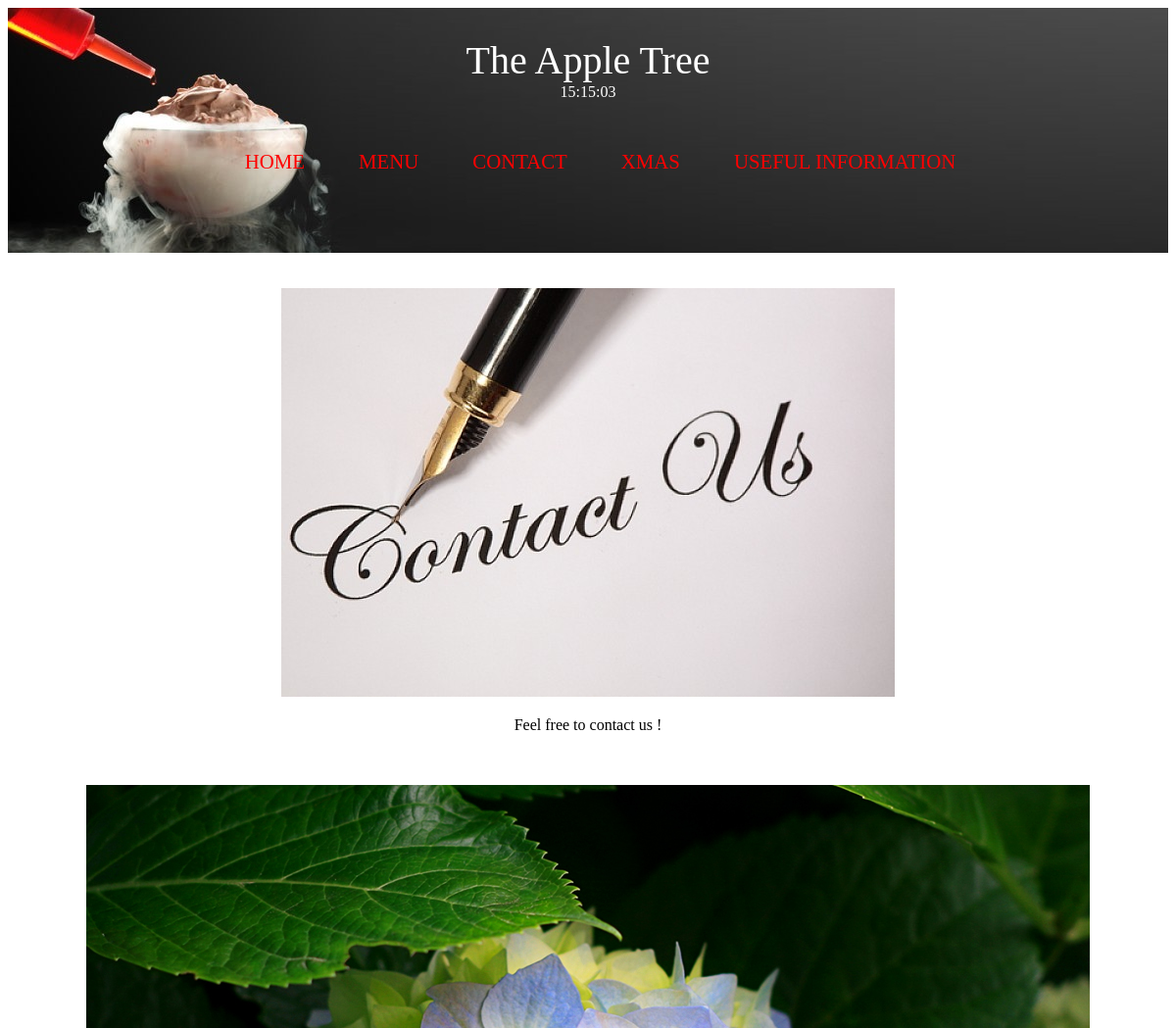
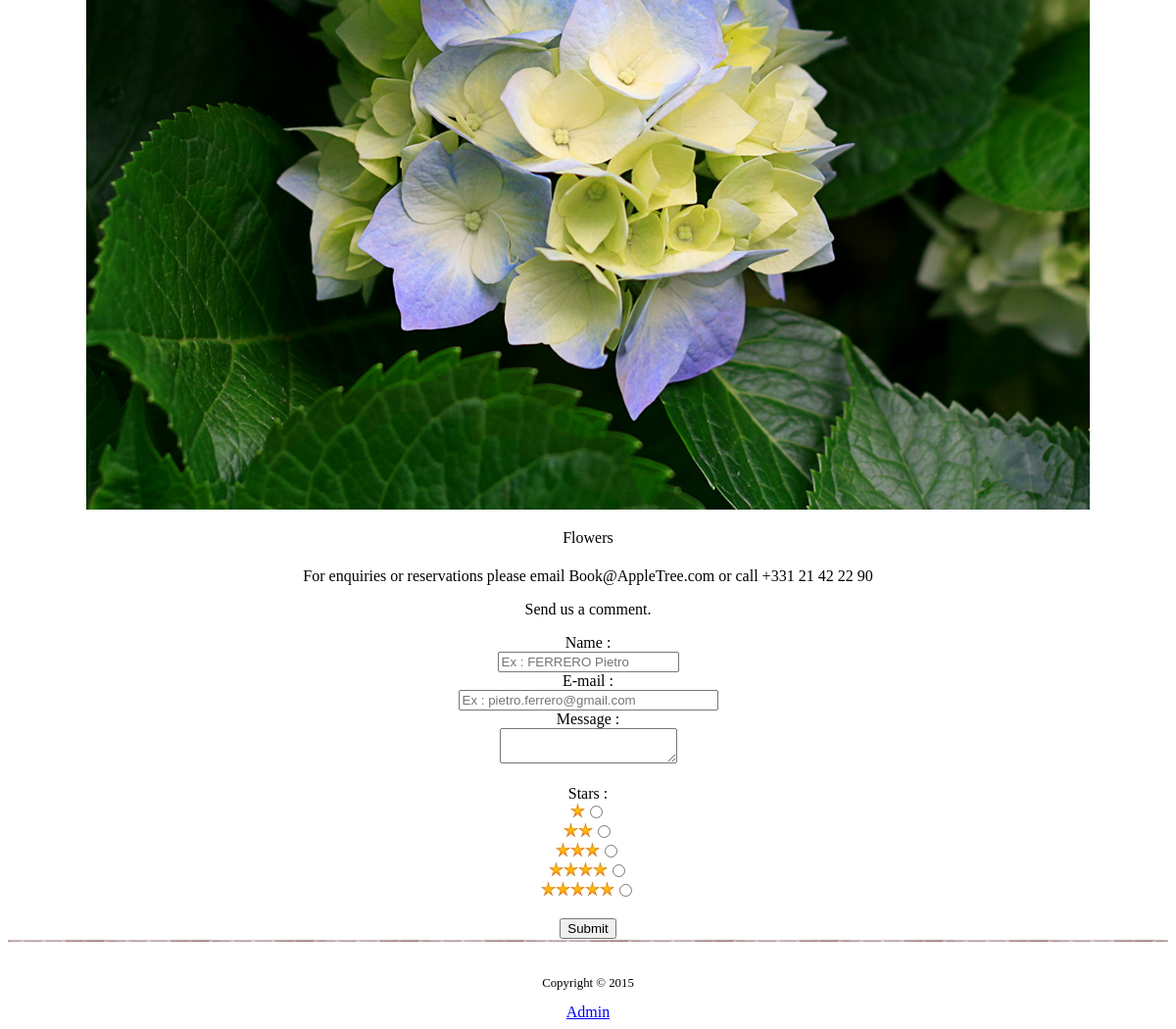
Page /restaurantdb/contact.php on the committed database (2 pictures, top to bottom).
### tables this page shows
CREATE TABLE IF NOT EXISTS `pages` (
`id` int(11) NOT NULL,
  `page` varchar(255) NOT NULL,
  `title` varchar(255) NOT NULL,
  `text` text NOT NULL
);

CREATE TABLE IF NOT EXISTS `images` (
`id` int(11) NOT NULL,
  `name` varchar(255) NOT NULL,
  `page` varchar(255) NOT NULL,
  `description` varchar(255) NOT NULL
);

### restaurantdb/contact.php (the view, shortened to what this page needs)
<?php
include("inc/head.php");
include("inc/header.php");
include("db/config.php");
$sql = "SELECT * FROM images WHERE page='contact'";
$result = $conn->query($sql);
while($row = $result->fetch_assoc()) {
	echo '<image src="images/'.$row["name"].'">';
	echo '<p>'.$row["description"].'</p>';
}
$sql = "SELECT * FROM pages WHERE page='contact'";
	$result = $conn->query($sql);
	if ($result->num_rows > 0) {
		while($row = $result->fetch_assoc()) {
			echo $row["text"];
		}
	}
?>
<section>
	<form method="post" action="controller.php?add=comment" class="form">
		<label for="name">Name :</label><br/>
		<input type="text" name="name" id="name" placeholder="Ex : FERRERO Pietro  " size="20" maxlength="20" required /><br/>
		<label for="E-mail">E-mail :</label><br/>
		<input type="email" name="email" id="email" size="30" placeholder="Ex : pietro.ferrero@gmail.com" required /><br/>
		<label for="message">Message :</label><br/>
		<textarea name="message"></textarea><br/> <br/>
		<label for="star">Stars :</label></br>
		<image src="graphics/star.jpg" alt="star"><input type="radio" value="1" name="star" id="star"/><br/>
		<image src="graphics/star.jpg" alt="star"><image src="graphics/star.jpg" alt="star"><input type="radio" value="2" name="star" id="star"/><br/>
		<image src="graphics/star.jpg" alt="star"><image src="graphics/star.jpg" alt="star"><image src="graphics/star.jpg" alt="star"><input type="radio" value="3" name="star" id="star"/><br/>
		<image src="graphics/star.jpg" alt="star"><image src="graphics/star.jpg" alt="star"><image src="graphics/star.jpg" alt="star"><image src="graphics/star.jpg" alt="star"><input type="radio" value="4" name="star" id="star"/><br/>
		<image src="graphics/star.jpg" alt="star"><image src="graphics/star.jpg" alt="star"><image src="graphics/star.jpg" alt="star"><image src="graphics/star.jpg" alt="star"><image src="graphics/star.jpg" alt="star"><input type="radio" value="5" name="star" id="star"/><br/>
		<input type="submit" value="Submit" id="bouton"/>
	</form>
</section>
<?php
include("inc/footer.php");
?>

### restaurantdb/inc/header.php (shortened to what this page needs)
<?php
include("head.php");
include("./db/config.php");
?>
<header>
	<h1>The Apple Tree</h1>
	<div class="hour">
	<div id="clockdiv"></div>
	</div>
	<nav>
		<ul>
			<li><a href="index.php">home</a></li>
			<li><a href="menu.php">menu</a></li>
			<li><a href="contact.php">contact</a></li>
			<?php
			$sql = "SELECT * FROM pages WHERE id > 3";
			$result = $conn->query($sql);
			while ($row = $result->fetch_assoc())
			{
			?>
			<li><a href="new_page.php?id=<?php echo $row['id']; ?>"><?php echo $row['page']; ?></a></li>
			<?php
			}
			?>
		</ul>
	</nav>
</header>
<body>

### restaurantdb/css/style.css (style rules this page uses)
header { padding-top:30px; background: url('../images/ch_nitrogen.jpg') no-repeat; height: 220px; width:100%; }
header h1 { color:white; font-size: 2.5em; font-weight: normal; text-align: center; margin:auto; }
.hour { color:white; text-align: center; margin:auto; }
nav { padding-bottom: 3px; margin:auto; }
nav ul { margin-top:50px; list-style-type: none; text-align:center; }
nav li { display: inline-block; margin-right: 15px; }
nav a { font-size: 1.3em; color: red; padding-bottom: 3px; text-decoration: none; text-transform: uppercase; font-weight: normal; text-align: left; text-indent:-5000px; margin: auto 10px; width:38px; height:18px; padding:8px; padding-top:0px; /-moz-border-radius: 50%; /-webkit-border-radius: 390px; }
body { text-align: center; }
li { position: relative; list-style: none; }

### rows in the picture
pages: page "XMAS"
pages: page "USEFUL INFORMATION"
images: name (picture), description "Feel free to contact us !"
images: name (picture), description "Flowers"
pages: text "For enquiries or reservations please email Book@AppleTree.com or call +331 21 42 22 90 Send us a comment."
